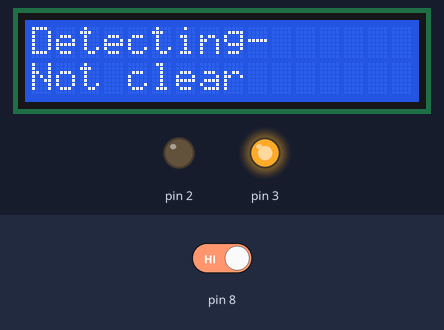
The sketch below on a simulated Arduino Uno, built with avr-gcc and run on an emulated ATmega328P. Parts: 16×2 character LCD, output pins drawn as LEDs (lit = HIGH). Inputs (shaded band) come from the test bench; at power-on: pin 8 HIGH. What the sketch prints to the serial monitor is not drawn.

Above: at 1.2 s.
1.3 s: pin 8 driven LOW
At 2.0 s:
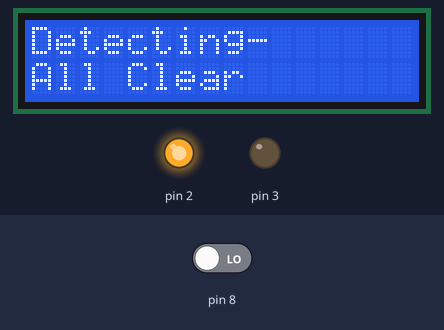
3.6 s: pin 8 driven HIGH
At 4.1 s:
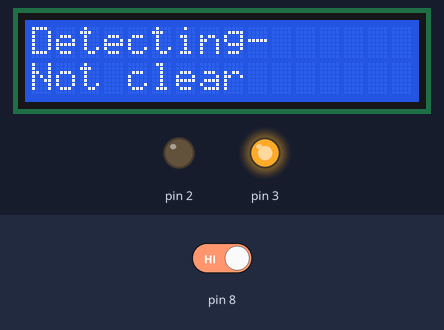
Timing chart, 0 to 6.6 s (numbered marks = the images above; inputs shaded):
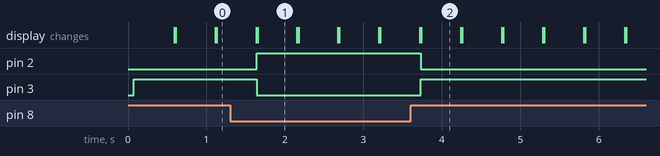

Measured:
- after the input at 1.3 s, pin 2: LOW → HIGH after 0.34 s; pin 3: HIGH → LOW after 0.34 s; the display: first differs from a run without the input after 0.35 s (image 1)
- after the input at 3.6 s, pin 2: HIGH → LOW after 0.13 s; pin 3: LOW → HIGH after 0.13 s; the display: first differs from a run without the input after 0.14 s (image 2)
- what the display in image 1 shows lasts 0.5 s, from 1.7 s to 2.2 s

The sketch:

Parking_Slot.ino
```cpp
#include<LiquidCrystal_I2C.h>
LiquidCrystal_I2C lcd(0x27,16,2);

void setup()
{
  Serial.begin(9600); // Starts the serial communication
  lcd.init();
  lcd.backlight();
  pinMode(8,INPUT);
  pinMode(2,OUTPUT);
  pinMode(3,OUTPUT); }

  void loop()   {
    int pirState = digitalRead(8);
    lcd.setCursor(0, 0);
    lcd.print("Detecting-");
    if (pirState == LOW)
    {
      digitalWrite(2, HIGH);
      digitalWrite(3, LOW);
      lcd.setCursor(0, 1);
      lcd.print("All Clear");
      Serial.println("All Clear");
      delay(500);
      lcd.clear();
    }
    else if (pirState == HIGH)
    {
      lcd.setCursor(0, 1);
      digitalWrite(3, HIGH);
      digitalWrite(2,LOW);
      lcd.print("Not clear");
      Serial.println("Not Clear");
      delay(500);
      lcd.clear();
      }

    }
```
